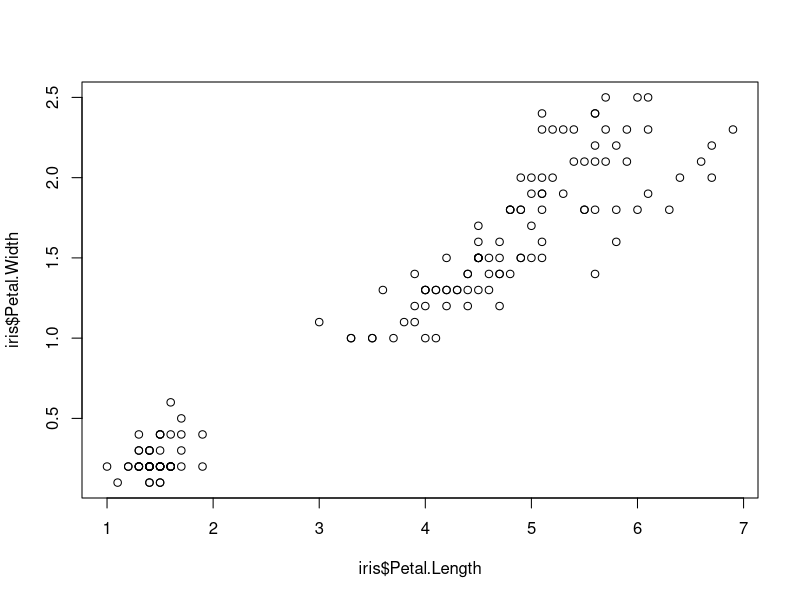
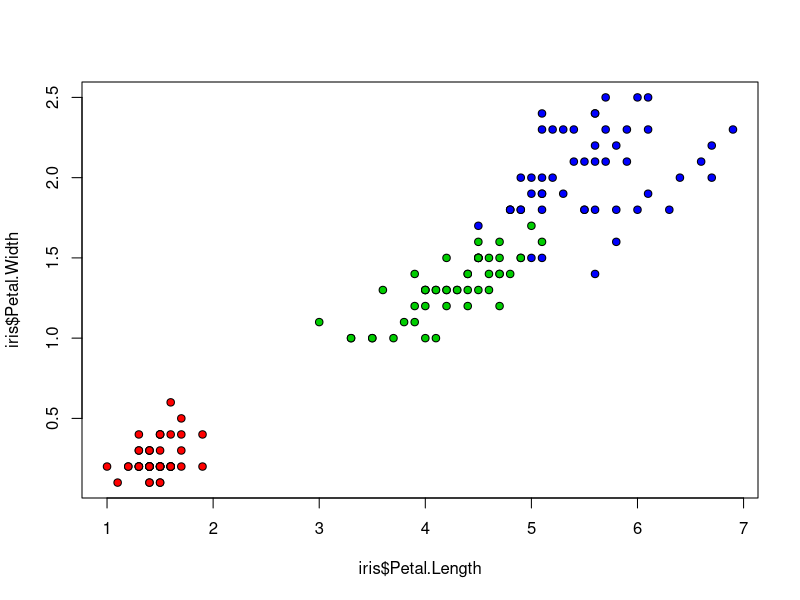
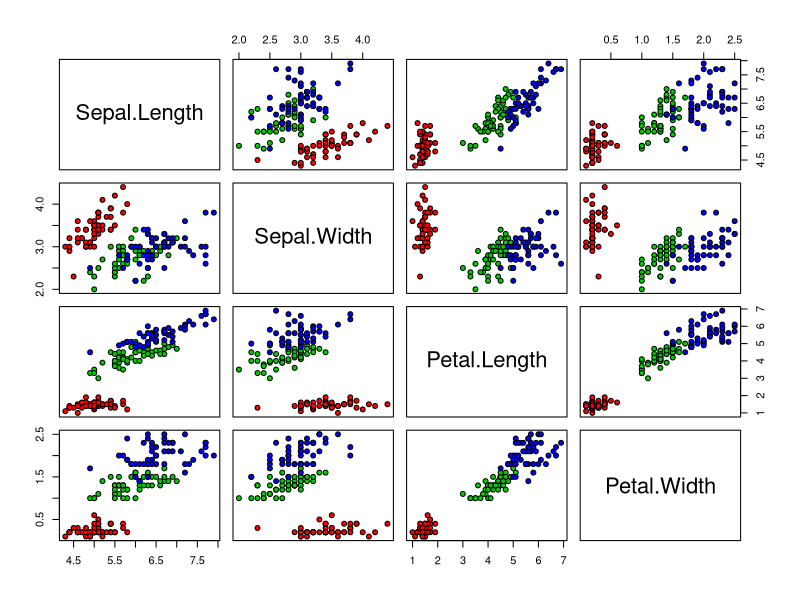

Here is the R script that generated these plots, in order:
iris
class(iris)
colnames(iris)
iris$Petal.Length
plot(iris$Petal.Length, iris$Petal.Width)
plot(iris$Petal.Length, iris$Petal.Width, pch=21, bg=c("red","green3","blue")[unclass(iris$Species)])
plot(iris[1:4], pch = 21, bg = c("red", "green3", "blue")[unclass(iris$Species)])